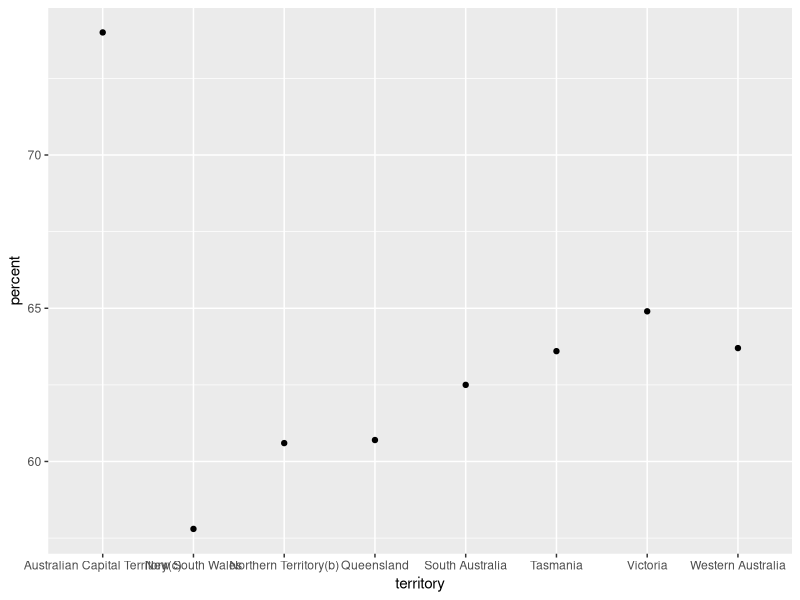

This figure's R source:
## ---- chunk 1
knitr::opts_chunk$set(echo = TRUE)
# Being extra with my commenting, this is where I set up libraries the post will need.
library(tidyverse)
library(readr)
## ---- chunk 2
# Making up a vector for liverpool football club goals scored 
liverpool_goals <- c(2,1,3,4)

# Getting the mean of the made up vector of LFC goals
mean(liverpool_goals)
## ---- chunk 3
# Loading in and assigning in the Australian marriage data. I copied the .csv from the existing _data folder to the files folder for this post. Hopefully that's the right thing to do!
australian_marriage_data <- read_csv(file = "lets-try-a-blog-shall-we_files/australian_marriage_tidy.csv")
australian_marriage_data
## ---- chunk 4
#set a data frame from a portion of the tidy spreadsheet, filtering to yes votes
australian_filter <- filter(australian_marriage_data, resp == "yes")

#using select to drop the variable I don't want to look at
australian_df <- select(australian_filter, -(resp:count))

#simple scatter plot of the yes vote percentage for each territory
ggplot(data = australian_df) +
  geom_point(mapping = aes(x = territory, y = percent))
